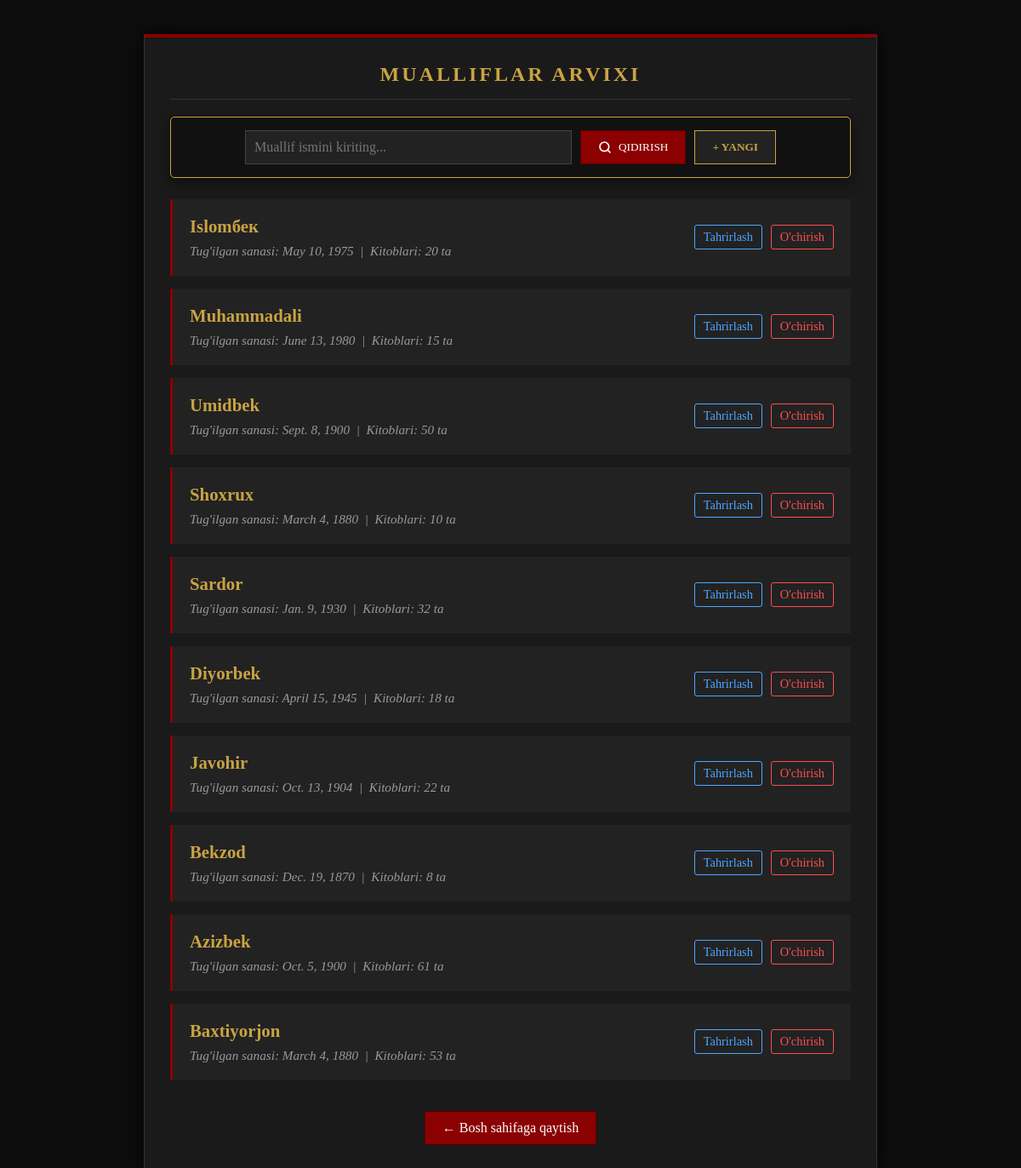
/mualliflar/, run on an earlier commit of the app's database.
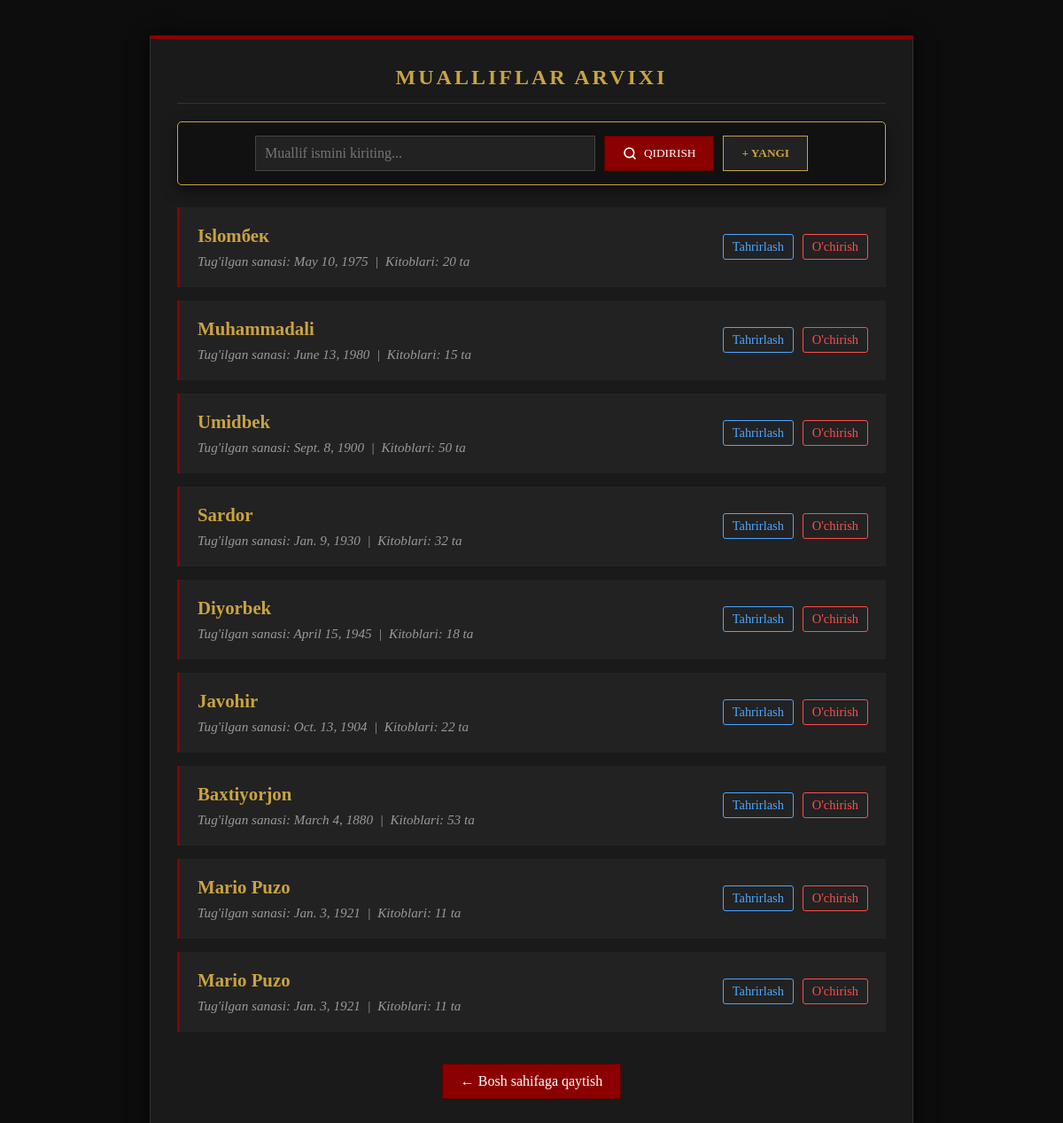
And on a later commit of the database.
### main/models.py (models this page shows, shortened)
class Muallif(models.Model):
    class Jins(models.TextChoices):
        MALE = 'male', 'Male'
        FEMALE = 'female', 'Female'
    ism = models.CharField(max_length = 100)
    jins = models.CharField(max_length = 100, choices=Jins.choices)
    tugilgan_sana = models.DateField()
    kitob_soni = models.IntegerField()
    tirik = models.BooleanField()
    class Meta:
        verbose_name = "Muallif"
        verbose_name_plural = "Mualliflar"

### main/views.py (the view, shortened to what this page needs)
# urls.py: path('mualliflar/', views.barcha_mualliflar, name='barcha_mualliflar'),
def barcha_mualliflar(request):
    mualliflar = Muallif.objects.all()
    ism_soz = request.GET.get('qidiruv')
    if ism_soz:
        mualliflar = mualliflar.filter(ism__icontains=ism_soz)
    return render(request, 'mualliflar_royxati.html', {'mualliflar': mualliflar})

### main/templates/mualliflar_royxati.html (shortened to what this page needs)
<!DOCTYPE html>
<html lang="uz">
<head>
</head>
<body>
    <div class="container">
        <h2>Mualliflar Arvixi</h2>
        <form action="" method="GET" class="filter-container">
            <input type="text" name="qidiruv" class="filter-input" placeholder="Muallif ismini kiriting..." value="{{ request.GET.qidiruv }}">
            <button type="submit" class="filter-btn">
                <svg width="16" height="16" viewBox="0 0 24 24" fill="none" stroke="currentColor" stroke-width="2.5" stroke-linecap="round" stroke-linejoin="round">
                    <circle cx="11" cy="11" r="8"></circle>
                    <line x1="21" y1="21" x2="16.65" y2="16.65"></line>
                </svg>
                Qidirish
            </button>
            <button type="button" class="add-btn" onclick="ochishModal()">+ Yangi</button>
        </form>
        <ul>
            {% for muallif in mualliflar %}
                <li>
                    <div>
                        <a href="/muallif/{{ muallif.id }}" class="title-link">{{ muallif.ism }}</a>
                        <div class="details">
                            Tug'ilgan sanasi: {{ muallif.tugilgan_sana }} &nbsp;|&nbsp; Kitoblari: {{ muallif.kitob_soni }} ta
                        </div>
                    </div>
                    <div class="action-btns">
                        <a href="/muallif/{{ muallif.id }}/tahrirlash/" class="edit-btn">Tahrirlash</a>
                        <a href="/muallif/{{ muallif.id }}/ochirish/" class="delete-btn" onclick="return confirm('Siz haqiqatan ham bu muallifni o\'chirmoqchimisiz?');">O'chirish</a>
                    </div>
                </li>
            {% empty %}
                <li style="text-align: center; border: none; color: #666; justify-content: center;">Mualliflar topilmadi.</li>
            {% endfor %}
        </ul>
        <div style="text-align: center;">
            <a href="/" class="back-btn">&#8592; Bosh sahifaga qaytish</a>
        </div>
    </div>
</body>
</html>

### main/templates/mualliflar_royxati.html (style rules this page uses)
body { background-color: #0d0d0d; color: #e0e0e0; font-family: 'Georgia', serif; margin: 0; padding: 40px 20px; }
.container { max-width: 800px; margin: 0 auto; background-color: #1a1a1a; padding: 30px; border: 1px solid #333; box-shadow: 0 0 20px rgba(0, 0, 0, 0.8); border-top: 4px solid #8b0000; position: relative; }
h2 { color: #c9a343; font-family: 'Times New Roman', Times, serif; text-align: center; text-transform: uppercase; letter-spacing: 3px; border-bottom: 1px solid #333; padding-bottom: 15px; margin-top: 0; }
.filter-container { background-color: #111; padding: 15px; border: 1px solid #c9a343; border-radius: 5px; margin-bottom: 25px; text-align: center; display: flex; gap: 10px; justify-content: center; flex-wrap: wrap; box-shadow: 0 5px 15px rgba(0,0,0,0.5); }
.filter-input { padding: 10px; background-color: #222; border: 1px solid #444; color: #c9a343; font-family: 'Times New Roman', serif; width: 50%; font-size: 1em; box-sizing: border-box; }
.filter-btn { display: flex; align-items: center; justify-content: center; gap: 8px; padding: 10px 20px; background-color: #8b0000; color: #fff; border: 1px solid #5a0000; cursor: pointer; font-family: 'Georgia', serif; text-transform: uppercase; transition: 0.3s; }
.add-btn { background-color: #222; color: #c9a343; border: 1px solid #c9a343; padding: 10px 20px; cursor: pointer; font-family: 'Georgia', serif; text-transform: uppercase; transition: 0.3s; font-weight: bold; }
ul { list-style-type: none; padding: 0; }
li { background-color: #222; margin-bottom: 15px; padding: 20px; border-left: 3px solid #8b0000; transition: all 0.3s ease; display: flex; justify-content: space-between; align-items: center; }
a.title-link { color: #c9a343; text-decoration: none; font-size: 1.3em; font-weight: bold; }
.details { color: #999; font-size: 0.95em; margin-top: 8px; font-style: italic; }
.action-btns { display: flex; gap: 10px; }
.edit-btn { color: #4da6ff; text-decoration: none; font-size: 0.9em; border: 1px solid #4da6ff; padding: 5px 10px; border-radius: 3px; transition: 0.3s; }
.delete-btn { color: #ff4d4d; text-decoration: none; font-size: 0.9em; border: 1px solid #ff4d4d; padding: 5px 10px; border-radius: 3px; transition: 0.3s; }
.back-btn { display: inline-block; margin-top: 20px; padding: 10px 20px; background-color: #8b0000; color: #fff; text-decoration: none; border: 1px solid #5a0000; transition: 0.3s; font-family: 'Georgia', serif; }

What changed in the data, as far as the page shows it:
removed Muallif: ism "Shoxrux", tugilgan_sana "March 4, 1880", kitob_soni "10"
removed Muallif: ism "Bekzod", tugilgan_sana "Dec. 19, 1870", kitob_soni "8"
removed Muallif: ism "Azizbek", tugilgan_sana "Oct. 5, 1900", kitob_soni "61"
added Muallif: ism "Mario Puzo", tugilgan_sana "Jan. 3, 1921", kitob_soni "11"
added Muallif: ism "Mario Puzo", tugilgan_sana "Jan. 3, 1921", kitob_soni "11"
